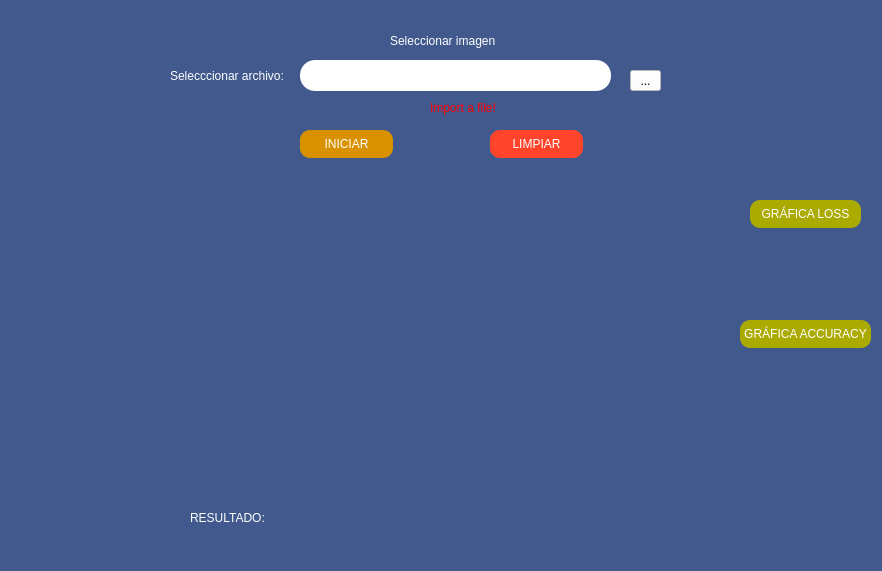
<?xml version="1.0" encoding="UTF-8"?>
<ui version="4.0">
 <class>MainWindow</class>
 <widget class="QMainWindow" name="MainWindow">
  <property name="geometry">
   <rect>
    <x>0</x>
    <y>0</y>
    <width>882</width>
    <height>571</height>
   </rect>
  </property>
  <property name="windowTitle">
   <string>MainWindow</string>
  </property>
  <property name="styleSheet">
   <string notr="true">background-color: rgb(65, 89, 141);</string>
  </property>
  <widget class="QWidget" name="centralwidget">
   <widget class="QLineEdit" name="lineEdit_pathFile">
    <property name="geometry">
     <rect>
      <x>300</x>
      <y>60</y>
      <width>311</width>
      <height>31</height>
     </rect>
    </property>
    <property name="styleSheet">
     <string notr="true">border-radius: 15px;
background-color: rgb(255, 255, 255);</string>
    </property>
    <property name="readOnly">
     <bool>true</bool>
    </property>
   </widget>
   <widget class="QToolButton" name="pushButton_buscarArchivo">
    <property name="geometry">
     <rect>
      <x>630</x>
      <y>70</y>
      <width>31</width>
      <height>21</height>
     </rect>
    </property>
    <property name="styleSheet">
     <string notr="true">background-color: rgb(255, 255, 255);</string>
    </property>
    <property name="text">
     <string>...</string>
    </property>
   </widget>
   <widget class="QLabel" name="label">
    <property name="geometry">
     <rect>
      <x>390</x>
      <y>30</y>
      <width>151</width>
      <height>21</height>
     </rect>
    </property>
    <property name="styleSheet">
     <string notr="true">color: rgb(255, 255, 255);
font: 75 10pt &quot;MS Shell Dlg 2&quot;;</string>
    </property>
    <property name="text">
     <string>Seleccionar imagen</string>
    </property>
   </widget>
   <widget class="QPushButton" name="pushButton_iniciarPrediccion">
    <property name="geometry">
     <rect>
      <x>300</x>
      <y>130</y>
      <width>93</width>
      <height>28</height>
     </rect>
    </property>
    <property name="styleSheet">
     <string notr="true">border-radius: 10px;
font: 75 8pt &quot;MS Shell Dlg 2&quot;;
color: rgb(255, 255, 255);
background-color: rgb(217, 145, 0);</string>
    </property>
    <property name="text">
     <string>INICIAR</string>
    </property>
   </widget>
   <widget class="QWidget" name="verticalLayoutWidget">
    <property name="geometry">
     <rect>
      <x>140</x>
      <y>170</y>
      <width>581</width>
      <height>301</height>
     </rect>
    </property>
    <layout class="QVBoxLayout" name="verticalLayout_image">
     <property name="sizeConstraint">
      <enum>QLayout::SetDefaultConstraint</enum>
     </property>
    </layout>
   </widget>
   <widget class="QLabel" name="label_2">
    <property name="geometry">
     <rect>
      <x>190</x>
      <y>510</y>
      <width>81</width>
      <height>16</height>
     </rect>
    </property>
    <property name="styleSheet">
     <string notr="true">color: rgb(255, 255, 255);
font: 75 8pt &quot;Myanmar Text&quot;;</string>
    </property>
    <property name="text">
     <string>RESULTADO: </string>
    </property>
   </widget>
   <widget class="QLabel" name="label_file_sucessful">
    <property name="geometry">
     <rect>
      <x>420</x>
      <y>100</y>
      <width>101</width>
      <height>20</height>
     </rect>
    </property>
    <property name="styleSheet">
     <string notr="true">color: rgb(0, 170, 0);</string>
    </property>
    <property name="text">
     <string>File Sucessful!</string>
    </property>
    <property name="alignment">
     <set>Qt::AlignCenter</set>
    </property>
   </widget>
   <widget class="QLabel" name="label_alert">
    <property name="geometry">
     <rect>
      <x>430</x>
      <y>100</y>
      <width>81</width>
      <height>16</height>
     </rect>
    </property>
    <property name="styleSheet">
     <string notr="true">color: rgb(255, 0, 0);</string>
    </property>
    <property name="text">
     <string>Import a file!</string>
    </property>
   </widget>
   <widget class="QLabel" name="label_3">
    <property name="geometry">
     <rect>
      <x>170</x>
      <y>60</y>
      <width>121</width>
      <height>31</height>
     </rect>
    </property>
    <property name="styleSheet">
     <string notr="true">color: rgb(255, 255, 255);
font: 63 8pt &quot;Segoe UI Semibold&quot;;</string>
    </property>
    <property name="text">
     <string>Selecccionar archivo:</string>
    </property>
   </widget>
   <widget class="QLabel" name="label_resultadoPrediccion">
    <property name="geometry">
     <rect>
      <x>280</x>
      <y>510</y>
      <width>271</width>
      <height>16</height>
     </rect>
    </property>
    <property name="styleSheet">
     <string notr="true">color: rgb(255, 255, 255);
font: 75 8pt &quot;Myanmar Text&quot;;</string>
    </property>
    <property name="text">
     <string/>
    </property>
   </widget>
   <widget class="QPushButton" name="pushButton_limpiar">
    <property name="geometry">
     <rect>
      <x>490</x>
      <y>130</y>
      <width>93</width>
      <height>28</height>
     </rect>
    </property>
    <property name="styleSheet">
     <string notr="true">border-radius: 10px;
font: 75 8pt &quot;MS Shell Dlg 2&quot;;
color: rgb(255, 255, 255);
background-color: rgb(255, 68, 43);</string>
    </property>
    <property name="text">
     <string>LIMPIAR</string>
    </property>
   </widget>
   <widget class="QPushButton" name="pushButton_graficaLoss">
    <property name="geometry">
     <rect>
      <x>750</x>
      <y>200</y>
      <width>111</width>
      <height>28</height>
     </rect>
    </property>
    <property name="styleSheet">
     <string notr="true">border-radius: 10px;
font: 75 8pt &quot;MS Shell Dlg 2&quot;;
color: rgb(255, 255, 255);
background-color: rgb(170, 170, 0);</string>
    </property>
    <property name="text">
     <string>GRÁFICA LOSS</string>
    </property>
   </widget>
   <widget class="QPushButton" name="pushButton_graficaAccuracy">
    <property name="geometry">
     <rect>
      <x>740</x>
      <y>320</y>
      <width>131</width>
      <height>28</height>
     </rect>
    </property>
    <property name="styleSheet">
     <string notr="true">border-radius: 10px;
font: 75 8pt &quot;MS Shell Dlg 2&quot;;
color: rgb(255, 255, 255);
background-color: rgb(170, 170, 0);</string>
    </property>
    <property name="text">
     <string>GRÁFICA ACCURACY</string>
    </property>
   </widget>
  </widget>
 </widget>
 <resources/>
 <connections/>
</ui>
